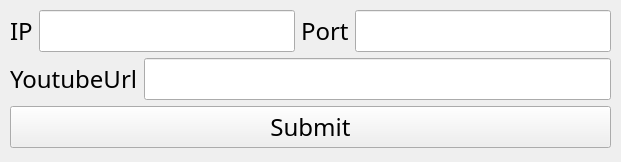
<?xml version="1.0" encoding="UTF-8"?>
<ui version="4.0">
 <class>Form</class>
 <widget class="QWidget" name="Form">
  <property name="geometry">
   <rect>
    <x>0</x>
    <y>0</y>
    <width>621</width>
    <height>162</height>
   </rect>
  </property>
  <property name="font">
   <font>
    <family>Microsoft YaHei</family>
    <pointsize>18</pointsize>
   </font>
  </property>
  <property name="windowTitle">
   <string>MPSystem-Client</string>
  </property>
  <widget class="QWidget" name="verticalLayoutWidget">
   <property name="geometry">
    <rect>
     <x>10</x>
     <y>10</y>
     <width>601</width>
     <height>141</height>
    </rect>
   </property>
   <layout class="QVBoxLayout" name="verticalLayout">
    <item>
     <layout class="QHBoxLayout" name="horizontalLayout">
      <item>
       <widget class="QLabel" name="label_2">
        <property name="styleSheet">
         <string notr="true"/>
        </property>
        <property name="text">
         <string>IP</string>
        </property>
       </widget>
      </item>
      <item>
       <widget class="QLineEdit" name="IPlineEdit"/>
      </item>
      <item>
       <widget class="QLabel" name="label_3">
        <property name="styleSheet">
         <string notr="true"/>
        </property>
        <property name="text">
         <string>Port</string>
        </property>
       </widget>
      </item>
      <item>
       <widget class="QLineEdit" name="PortlineEdit"/>
      </item>
     </layout>
    </item>
    <item>
     <layout class="QHBoxLayout" name="horizontalLayout_2">
      <item>
       <widget class="QLabel" name="label">
        <property name="text">
         <string>YoutubeUrl</string>
        </property>
       </widget>
      </item>
      <item>
       <widget class="QLineEdit" name="UrllineEdit"/>
      </item>
     </layout>
    </item>
    <item>
     <widget class="QPushButton" name="SubmitButton">
      <property name="text">
       <string>Submit</string>
      </property>
     </widget>
    </item>
   </layout>
  </widget>
 </widget>
 <resources/>
 <connections/>
</ui>
